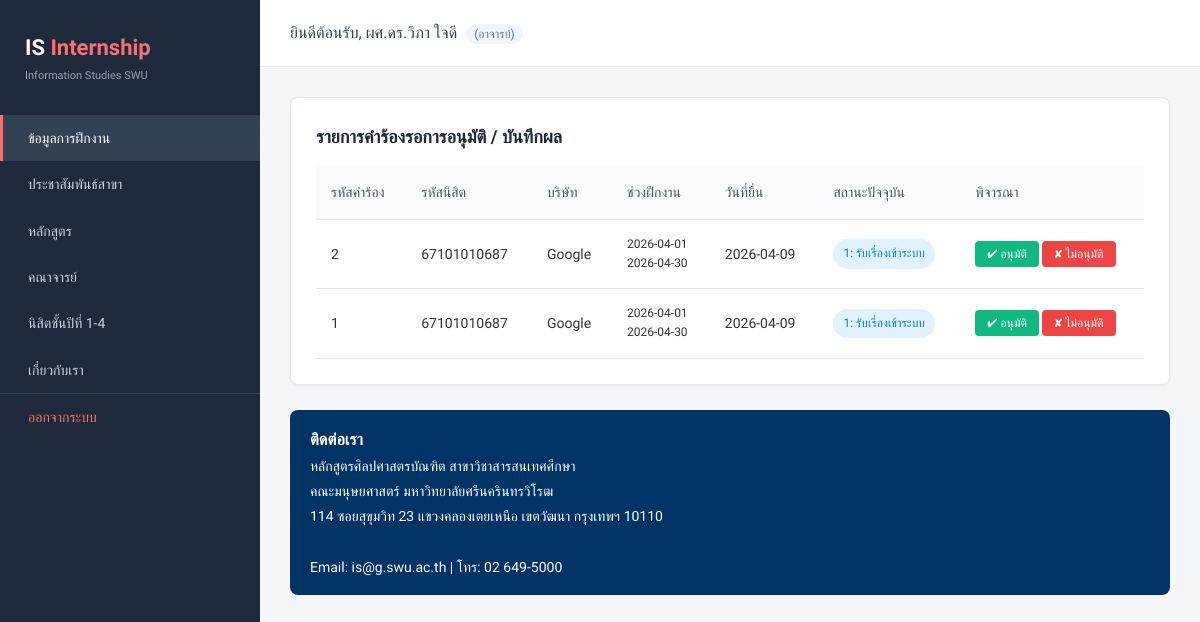
Page /home.php (signed in) on the committed database.
### tables this page shows
CREATE TABLE `request` (
  `req_id` int(11) NOT NULL AUTO_INCREMENT,
  `stu_id` varchar(20) DEFAULT NULL,
  `com_name` varchar(200) DEFAULT NULL,
  `req_date` date DEFAULT NULL,
  `start_date` date DEFAULT NULL,
  `end_date` date DEFAULT NULL,
  `status_now` int(11) DEFAULT 1,
  PRIMARY KEY (`req_id`),
  KEY `request_student_FK` (`stu_id`),
  CONSTRAINT `request_student_FK` FOREIGN KEY (`stu_id`) REFERENCES `student` (`stu_id`) ON DELETE SET NULL ON UPDATE CASCADE
);

### app/config/app.php (called while the page is built)
<?php
return array(
    'db' => array(
        'host' => '127.0.0.1',
        'user' => 'root',
        'pass' => 'root1234',
        'name' => 'is_internships',
        'port' => 3306,
    ),
    'lang' => 'th',
    'texts' => array(
        'th' => array(
            'system_title' => 'IS Internship',
            'system_desc' => 'ระบบจัดการข้อมูลการฝึกงาน สาขาสารสนเทศศึกษา (SWU)',
            'menu_intern' => 'ข้อมูลการฝึกงาน',
            'menu_pr' => 'ประชาสัมพันธ์สาขา',
            'menu_about' => 'เกี่ยวกับเรา',
            'menu_course' => 'หลักสูตร',
            'menu_teacher' => 'คณาจารย์',
            'menu_student' => 'นิสิตชั้นปีที่ 1-4',
            'logout' => 'ออกจากระบบ',
            'welcome' => 'ยินดีต้อนรับ',
            'btn_submit' => '+ ยื่นคำร้องขอฝึกงาน',
            'role_student' => 'นิสิต',
            'role_teacher' => 'อาจารย์',
            'role_staff' => 'เจ้าหน้าที่',
        ),
    ),
    'allowed_pages' => array(
        'internship',
        'request_form',
        'pr',
        'about',
        'course',
        'teacher',
        'student',
    ),
    'sidebar_pages' => array(
        'internship' => 'menu_intern',
        'pr' => 'menu_pr',
        'course' => 'menu_course',
        'teacher' => 'menu_teacher',
        'student' => 'menu_student',
        'about' => 'menu_about',
    ),
    'status_map' => array(
        1 => array(
            'th' => '1: รับเรื่องเข้าระบบ',
            'option' => '1: รับเรื่องเข้าระบบ',
            'class' => 'status-1',
        ),
        2 => array(
            'th' => '2: อาจารย์อนุมัติ',
            'option' => '2: อ.ที่ปรึกษาอนุมัติ',
            'class' => 'status-2',
        ),
        3 => array(
            'th' => '3: ออกใบส่งตัวแล้ว',
            'option' => '3: ออกใบส่งตัวแล้ว',
            'class' => 'status-3',
        ),
        4 => array(
            'th' => '4: ฝึกงานเสร็จสิ้น',
            'option' => '4: ฝึกงานเสร็จสิ้น',
            'class' => 'status-4',
        ),
        9 => array(
            'th' => '9: ยกเลิกเอกสาร',
            'option' => '9: ยกเลิก',
            'class' => 'status-9',
        ),
    ),
    'contact' => array(
        'title' => 'ติดต่อเรา',
        'lines' => array(
            'หลักสูตรศิลปศาสตรบัณฑิต สาขาวิชาสารสนเทศศึกษา',
            'คณะมนุษยศาสตร์ มหาวิทยาลัยศรีนครินทรวิโรฒ',
            '114 ซอยสุขุมวิท 23 แขวงคลองเตยเหนือ เขตวัฒนา กรุงเทพฯ 10110',
        ),
        'meta' => 'Email: is@g.swu.ac.th | โทร: 02 649-5000',
    ),
);

### app/bootstrap.php (called while the page is built, shortened)
<?php
$appConfig = require PROJECT_ROOT . '/app/config/app.php';
require_once PROJECT_ROOT . '/app/helpers.php';

### views/pages/internship.php (the view, shortened to what this page needs)
<?php
$currentUserRole = $currentUserRole ?? currentUserRole();
$studentRequests = $studentRequests ?? array();
$requestRows = $requestRows ?? array();
?>
<?php if ($currentUserRole === 'student'): ?>
    <div class="card">
        <div class="card-header-flex">
            <div>
                <h4>สถานะการฝึกงานของคุณ</h4>
                <p class="text-muted">ตรวจสอบความคืบหน้าแบบ Real-time</p>
            </div>
            <a href="<?php echo e(homeUrl(array('page' => 'request_form'))); ?>" class="btn-action primary"><?php echo e(t('btn_submit')); ?></a>
        </div>
        <table class="data-table">
            <thead>
                <tr>
                    <th>รหัสคำร้อง</th>
                    <th>บริษัท / สถานประกอบการ</th>
                    <th>วันที่เริ่ม</th>
                    <th>วันที่สิ้นสุด</th>
                    <th>วันที่ยื่น</th>
                    <th>สถานะ</th>
                </tr>
            </thead>
            <tbody>
                <?php if (!empty($studentRequests)): ?>
                    <?php foreach ($studentRequests as $request): ?>
                        <tr>
                            <td><?php echo e($request['req_id']); ?></td>
                            <td><?php echo e($request['com_name'] ?? '-'); ?></td>
                            <td><?php echo e($request['start_date'] ?? '-'); ?></td>
                            <td><?php echo e($request['end_date'] ?? '-'); ?></td>
                            <td><?php echo e($request['req_date']); ?></td>
                            <td><?php echo getStatusBadge($request['status_now']); ?></td>
                        </tr>
                    <?php endforeach; ?>
                <?php else: ?>
                    <tr>
                        <td colspan="6" class="text-center empty-state">ยังไม่มีข้อมูลคำร้องในระบบ</td>
                    </tr>
                <?php endif; ?>
            </tbody>
        </table>
    </div>
    <?php render('partials/contact-footer'); ?>
<?php elseif ($currentUserRole === 'teacher'): ?>
    <div class="card">
        <h4>รายการคำร้องรอการอนุมัติ / บันทึกผล</h4>
        <table class="data-table">
            <thead>
                <tr>
                    <th>รหัสคำร้อง</th>
                    <th>รหัสนิสิต</th>
                    <th>บริษัท</th>
                    <th>ช่วงฝึกงาน</th>
                    <th>วันที่ยื่น</th>
                    <th>สถานะปัจจุบัน</th>
                    <th>พิจารณา</th>
                </tr>
            </thead>
            <tbody>
                <?php if (!empty($requestRows)): ?>
                    <?php foreach ($requestRows as $row): ?>
                        <tr>
                            <td><?php echo e($row['req_id']); ?></td>
                            <td><?php echo e($row['stu_id']); ?></td>
                            <td><?php echo e($row['com_name'] ?? '-'); ?></td>
                            <td style="font-size: 12px;">
                                <?php echo e($row['start_date'] ?? '-'); ?><br>
                                <?php echo e($row['end_date'] ?? '-'); ?>
                            </td>
                            <td><?php echo e($row['req_date']); ?></td>
                            <td><?php echo getStatusBadge($row['status_now']); ?></td>
                            <td>
                                <?php if ((int) $row['status_now'] === 1): ?>
                                    <form method="POST" action="<?php echo e(homeUrl(array('page' => 'internship'))); ?>" class="inline-form">
                                        <button type="submit" name="teacher_action" value="approve" class="btn-small success">✔ อนุมัติ</button>
                                    </form>
                                    <form method="POST" action="<?php echo e(homeUrl(array('page' => 'internship'))); ?>" class="inline-form">
                                        <button type="submit" name="teacher_action" value="reject" class="btn-small danger">✘ ไม่อนุมัติ</button>
                                    </form>
                                <?php else: ?>
                                    <span style="color: #999; font-size: 12px;">ดำเนินการแล้ว</span>
                                <?php endif; ?>
                            </td>
                        </tr>
                    <?php endforeach; ?>
                <?php else: ?>
                    <tr>
                        <td colspan="7" class="text-center empty-state">ไม่มีข้อมูลในระบบ</td>
                    </tr>
                <?php endif; ?>
            </tbody>
        </table>
    </div>
<?php else: ?>
    <div class="card">
        <p>ไม่พบสิทธิ์การใช้งานของบัญชีนี้</p>
    </div>
<?php endif; ?>

### app/helpers.php (shortened to what this page needs)
<?php
function e($value)
{
    return htmlspecialchars((string) $value, ENT_QUOTES, 'UTF-8');
}
function statusMap()
{
    global $appConfig;
    return $appConfig['status_map'];
}
function homeUrl(array $params = array())
{
    $query = http_build_query($params);
    return 'home.php' . ($query !== '' ? '?' . $query : '');
}
function currentUserRole()
{
    return $_SESSION['role'] ?? null;
}
function getStatusBadge($statusCode)
{
    $statusMap = statusMap();
    $statusCode = (int) $statusCode;
    $status = $statusMap[$statusCode];
    return "<span class='badge-status {$status['class']}'>" . e($status['th']) . '</span>';
}
function render($view, array $data = array())
{
    extract($data, EXTR_SKIP);
    require PROJECT_ROOT . '/views/' . $view . '.php';
}
function fetchRows($result)
{
    return $result->fetch_all(MYSQLI_ASSOC);
}
function fetchAllRequests(mysqli $connection)
{
    $result = $connection->query('SELECT * FROM request ORDER BY req_id DESC');
    return fetchRows($result);
}
function preparePageData($currentPage, mysqli $connection, $formMsg = null)
{
    if ($currentPage === 'internship') {
        $role = currentUserRole();
        $data = array(
            'currentUserRole' => $role,
            'studentRequests' => array(),
            'requestRows' => array(),
            'showStaffUpdated' => isset($_GET['staff_updated']),
            'showTeacherUpdated' => isset($_GET['teacher_updated']),
        );
        if ($role === 'staff' || $role === 'teacher') {
            $data['requestRows'] = fetchAllRequests($connection);
        }
        return $data;
    }
    return array();
}

### assets/css/deco.css (style rules this page uses)
* { box-sizing: border-box; margin: 0; padding: 0; }
body { font-family: 'Prompt', sans-serif; background: #f4f6f9; color: #333; line-height: 1.6; }
.card { background: #fff; border-radius: 8px; padding: 25px; box-shadow: 0 1px 3px rgba(0,0,0,0.05); margin-bottom: 25px; border: 1px solid #e2e8f0; }
.card h4 { font-size: 18px; color: #1e293b; margin-bottom: 5px; font-weight: 600; }
.data-table { width: 100%; border-collapse: collapse; margin-top: 15px; font-size: 14px; }
.data-table th, .data-table td { padding: 15px; text-align: left; border-bottom: 1px solid #e2e8f0; }
.data-table th { background: #f8fafc; color: #475569; font-weight: 500; }
.badge-status { padding: 5px 10px; border-radius: 20px; font-size: 12px; font-weight: 500; display: inline-block; }
.status-1 { background-color: #e0f2fe; color: #0284c7; }
.btn-small { padding: 6px 12px; border: 1px solid #cbd5e1; border-radius: 4px; background: #fff; cursor: pointer; font-family: 'Prompt'; font-size: 12px; text-decoration: none; color: #333; }
.btn-small.success { background: #10b981; color: #fff; border: none; }
.btn-small.danger { background: #ef4444; color: #fff; border: none; }

### assets/css/home.css (style rules this page uses)
.inline-form { display: inline; }

### rows in the picture
request: req_id "2", stu "67101010687", com_name "Google", start_date "2026-04-01", end_date "2026-04-30", req_date "2026-04-09", status_now "1: รับเรื่องเข้าระบบ"
request: req_id "1", stu "67101010687", com_name "Google", start_date "2026-04-01", end_date "2026-04-30", req_date "2026-04-09", status_now "1: รับเรื่องเข้าระบบ"

### other values in the picture
t($labelKey) "ข้อมูลการฝึกงาน"
t($labelKey) "ประชาสัมพันธ์สาขา"
t($labelKey) "หลักสูตร"
t($labelKey) "คณาจารย์"
t($labelKey) "นิสิตชั้นปีที่ 1-4"
t($labelKey) "เกี่ยวกับเรา"
t('logout') "ออกจากระบบ"
t('welcome') "ยินดีต้อนรับ"
currentUserName() "ผศ.ดร.วิภา ใจดี"
t('role_' . currentUserRole()) "อาจารย์"
$contact['title'] "ติดต่อเรา"
$line "หลักสูตรศิลปศาสตรบัณฑิต สาขาวิชาสารสนเทศศึกษา"
$line "คณะมนุษยศาสตร์ มหาวิทยาลัยศรีนครินทรวิโรฒ"
$line "114 ซอยสุขุมวิท 23 แขวงคลองเตยเหนือ เขตวัฒนา กรุงเทพฯ 10110"
$contact['meta'] "Email: is@g.swu.ac.th | โทร: 02 649-5000"
